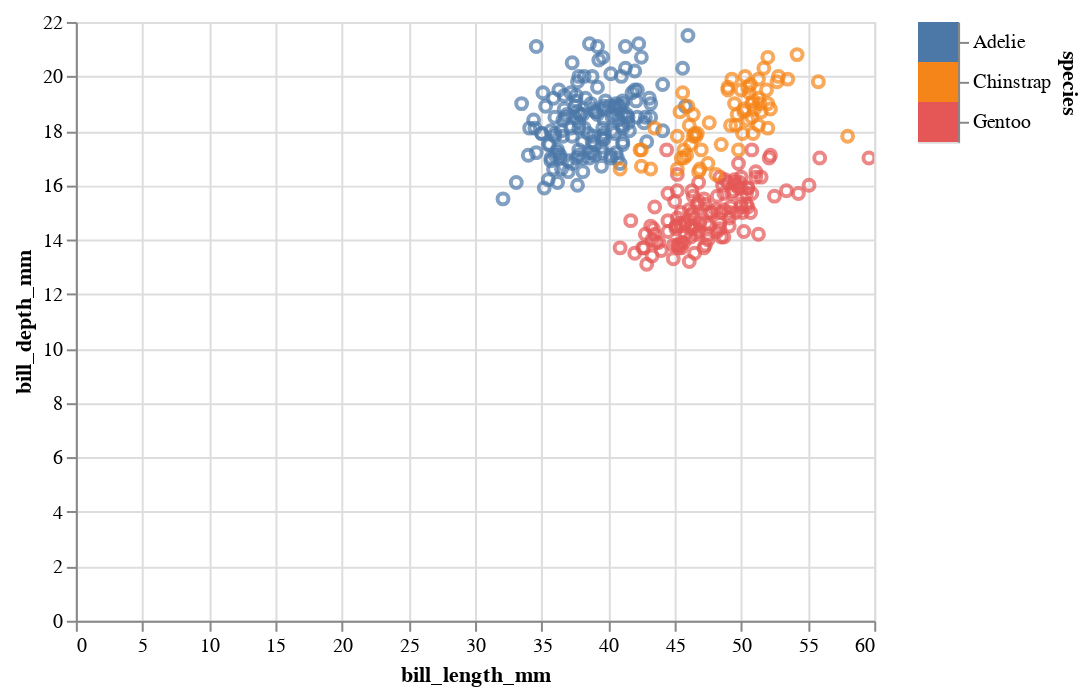

Notebook cell for this chart:
### Code cell
# Now to create our own legend (this will come in handy soon!)
species_color = alt.Color("species:N", legend=None) # Remove the default legend

# Create scatterplot of bill length vs bill depth
bills = alt.Chart(penguins).mark_point().encode( # Notice we create a new Chart variable
    x="bill_length_mm:Q",
    y="bill_depth_mm:Q",
    color=species_color
).interactive()

legend = alt.Chart(penguins).mark_rect().encode( # We also create a legend variable (it's a mini viz)
    y=alt.Y("species:N", axis=alt.Axis(orient="right")),
    color=species_color # Reusing the species_color variable -- this is why we created it!
)

bills | legend # It's this easy to mash visualizations together

### Figure 1 — Vega-Lite specification as saved in the notebook (floating-point values rounded to 4 significant figures; data arrays with more than 128 entries replaced by an {"elided": "..."} marker saying what was removed)
{"config": {"view": {"continuousWidth": 400, "continuousHeight": 300}}, "hconcat": [{"mark": "point", "encoding": {"color": {"type": "nominal", "field": "species", "legend": null}, "x": {"type": "quantitative", "field": "bill_length_mm"}, "y": {"type": "quantitative", "field": "bill_depth_mm"}}, "selection": {"selector003": {"type": "interval", "bind": "scales", "encodings": ["x", "y"]}}}, {"mark": "rect", "encoding": {"color": {"type": "nominal", "field": "species", "legend": null}, "y": {"type": "nominal", "axis": {"orient": "right"}, "field": "species"}}}], "data": {"name": "data-d00e1631cca48c544438d30d2b470e8a"}, "$schema": "https://vega.github.io/schema/vega-lite/v4.8.1.json", "datasets": {"data-d00e1631cca48c544438d30d2b470e8a": {"elided": "344 records"}}}
